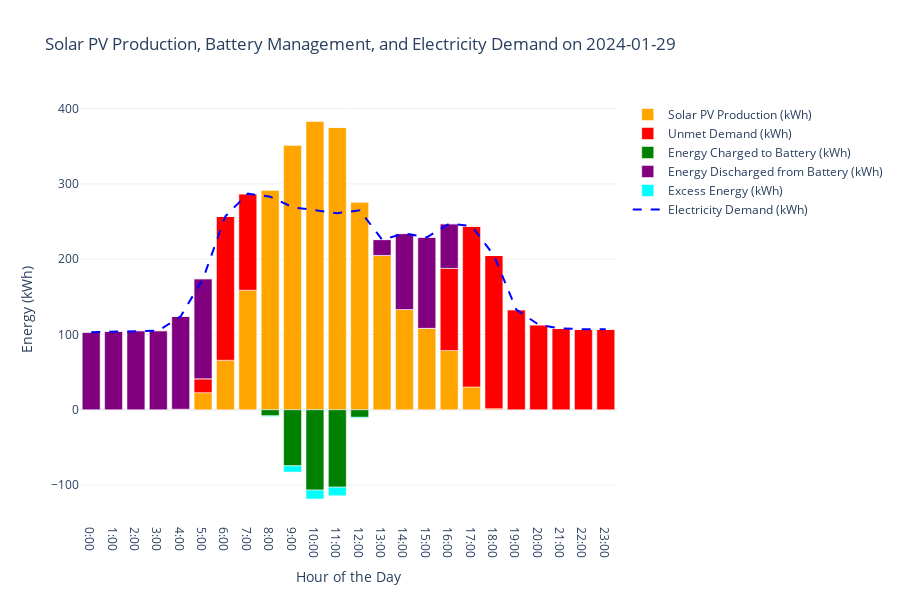

Notebook cell for this chart:
### Code cell
# main.ipynb
# ============================
# Solar + Wind Energy Consumption and Production Analysis for ENSE3 building
# ============================
#
# Author: Arbaz KHALID & Tshephang Komana
# Date: 2024-12-28
#
# Solar Energy Consumption and Production Analysis
# Enhanced to allow selecting a specific date within a chosen month.

## 1. Importing Modules and Setting Up Environment
import os
import sys
import plotly.graph_objects as go
import pandas as pd
import numpy as np
import ipywidgets as widgets
from IPython.display import display, clear_output
import solar_analysis_script as sas

# Reload the updated solar_analysis_script module in case of changes
import importlib
importlib.reload(sas)

## 2. Define File Paths and Date Ranges
# Define file paths
consumption_file = 'Ense3buildingconsumption.csv'
pv_file = 'Ense3buildingPV.csv'

# Define separate date ranges
consumption_start_date = '2023-09-25 00:00:00'
consumption_end_date = '2024-09-25 00:00:00'

# Specify the actual column names in your consumption CSV
consumption_time_col = 'Time'
consumption_value_col = 'Consumption (kWh)'

# Number of solar panels
num_panels = 100  # Example value; adjust as needed

## 3. Load and Merge Data
try:
    merged_data = sas.load_data(
        consumption_file, 
        pv_file, 
        consumption_start_date, 
        consumption_end_date,
        consumption_sep=';', 
        consumption_time_col=consumption_time_col, 
        consumption_value_col=consumption_value_col,
        pv_sep=','
    )
    print("Data successfully loaded and merged after cleaning.")
except Exception as e:
    print(f"An error occurred while loading data: {e}")

# Ensure index is a DatetimeIndex
merged_data.index = pd.to_datetime(merged_data.index)

## 4. Define System Parameters
panel_capacity = 0.610  # kW per panel (610 W)
battery_capacity_per_unit = 57  # Example: 57 kWh per battery
converter_efficiency = 0.9    # 90% converter efficiency
initial_soc = 50              # 50% initial state of charge on 25 September 2023
battery_soc_tracking = {pd.Timestamp('2023-09-25'): initial_soc}  # Track SOC for each day

## 5. Create Interactive Widgets

# Widgets
num_panels_slider = widgets.IntSlider(value=0, min=0, max=1500, step=10, description='Num Panels:', continuous_update=False)
num_batteries_slider = widgets.IntSlider(value=0, min=0, max=100, step=1, description='Num Batteries:', continuous_update=False)
month_dropdown = widgets.Dropdown(options=[(pd.to_datetime(month, format='%m').strftime('%B'), month) for month in range(1, 13)], value=1, description='Month:')
date_dropdown = widgets.Dropdown(options=[], value=None, description='Date:')
message_output = widgets.Output()
plot_output = widgets.Output()

# Arrange widgets in a layout
widgets_box = widgets.VBox([widgets.HBox([num_panels_slider, num_batteries_slider]), widgets.HBox([month_dropdown, date_dropdown]), message_output])
display(widgets_box, plot_output)

## 6. Populate Date Dropdown Based on Selected Month

def populate_date_dropdown(change):
    selected_month = change['new']
    dates_in_month = merged_data[merged_data.index.month == selected_month].index.normalize().unique()
    date_options = [date.strftime('%Y-%m-%d') for date in dates_in_month]
    
    with message_output:
        message_output.clear_output()
        if date_options:
            date_dropdown.options = date_options
            date_dropdown.value = date_options[0]
            print(f"Available dates in {pd.to_datetime(selected_month, format='%m').strftime('%B')}:")
            print(date_options)
        else:
            date_dropdown.options = []
            date_dropdown.value = None
            print(f"No data available for {pd.to_datetime(selected_month, format='%m').strftime('%B')}.")

month_dropdown.observe(populate_date_dropdown, names='value')
populate_date_dropdown({'new': month_dropdown.value})

## 7. Define Function to Update the Graph Based on User Inputs

def update_graph(num_panels, num_batteries, selected_date):
    with plot_output:
        plot_output.clear_output()  # Clear previous plot
        
        if not selected_date:
            with message_output:
                message_output.clear_output()
                print("[Error] No date selected. Please select a valid date.")
            return
        
        # Convert selected_date to Timestamp
        selected_date = pd.Timestamp(selected_date)
        
        # Filter data for the selected date
        try:
            daily_data = merged_data.loc[selected_date.strftime('%Y-%m-%d')]
        except KeyError:
            with message_output:
                message_output.clear_output()
                print(f"[Error] No data available for the selected date: {selected_date}")
            return

        if daily_data.empty:
            with message_output:
                message_output.clear_output()
                print(f"[Warning] No data available for the selected date: {selected_date}")
            return

        # Ensure daily_data is a DataFrame
        if isinstance(daily_data, pd.Series):
            daily_data = daily_data.to_frame().T

        # Calculate PV production for the selected date and number of panels
        daily_pv_production = daily_data['PV_Production_kWh'].values * num_panels * panel_capacity

        # Retrieve SOC from the previous day
        previous_day = selected_date - pd.Timedelta(days=1)
        battery_soc = battery_soc_tracking.get(previous_day, initial_soc if previous_day >= pd.Timestamp('2023-09-25') else 0)

        # Initialize battery parameters
        battery_capacity = battery_capacity_per_unit * num_batteries
        energy_discharged = []
        energy_charged = []
        unmet_demand = []
        excess_energy = []

        for hour in range(24):
            consumption = daily_data.iloc[hour]['Consumption_kWh'] if hour in daily_data.index.hour else 0
            pv_production = daily_pv_production[hour] if hour < len(daily_pv_production) else 0

            if pv_production >= consumption:
                excess = pv_production - consumption
                if num_batteries > 0 and battery_soc < 100:
                    charge = min(excess * converter_efficiency, (100 - battery_soc) / 100 * battery_capacity)
                    energy_charged.append(charge)
                    battery_soc += (charge / battery_capacity) * 100
                    excess_energy.append(-(excess - charge))
                else:
                    energy_charged.append(0)
                    excess_energy.append(-excess)

                energy_discharged.append(0)
                unmet_demand.append(0)
            else:
                deficit = consumption - pv_production
                if num_batteries > 0 and 20 < battery_soc:
                    discharge = min(deficit, (battery_soc - 20) / 100 * battery_capacity)
                    energy_discharged.append(discharge)
                    battery_soc -= (discharge / battery_capacity) * 100
                    unmet_demand.append(deficit - discharge)
                else:
                    energy_discharged.append(0)
                    unmet_demand.append(deficit)
                energy_charged.append(0)
                excess_energy.append(0)

        # Update SOC tracking for this date
        battery_soc_tracking[selected_date] = battery_soc

        # Plot Solar PV Production, Unmet Demand, Energy Charged, Energy Discharged, and Electricity Demand
        fig = go.Figure()
        fig.add_trace(go.Bar(x=np.arange(24), y=daily_pv_production, name='Solar PV Production (kWh)', marker_color='orange'))
        fig.add_trace(go.Bar(x=np.arange(24), y=unmet_demand, name='Unmet Demand (kWh)', marker_color='red'))
        if num_batteries > 0:
            fig.add_trace(go.Bar(x=np.arange(24), y=[-val for val in energy_charged], name='Energy Charged to Battery (kWh)', marker_color='green'))
            fig.add_trace(go.Bar(x=np.arange(24), y=energy_discharged, name='Energy Discharged from Battery (kWh)', marker_color='purple'))
        fig.add_trace(go.Bar(x=np.arange(24), y=excess_energy, name='Excess Energy (kWh)', marker_color='cyan'))
        fig.add_trace(go.Scatter(x=np.arange(24), y=daily_data['Consumption_kWh'], mode='lines', name='Electricity Demand (kWh)', line=dict(color='blue', dash='dash')))

        fig.update_layout(
            title=f'Solar PV Production, Battery Management, and Electricity Demand on {selected_date.strftime("%Y-%m-%d")}',
            xaxis_title='Hour of the Day',
            yaxis_title='Energy (kWh)',
            xaxis=dict(tickvals=list(range(0, 24)), ticktext=[f'{h}:00' for h in range(0, 24)]),
            template='plotly_white',
            barmode='relative',
            height=600
        )

        fig.show()

out = widgets.interactive_output(
    update_graph,
    {'num_panels': num_panels_slider, 'num_batteries': num_batteries_slider, 'selected_date': date_dropdown}
)

display(out)

### Figure 1 — Plotly figure (JSON) as saved in the notebook; plotly's stock layout.template omitted (floating-point values rounded to 4 significant figures)
{"data": [{"marker": {"color": "orange"}, "name": "Solar PV Production (kWh)", "type": "bar", "x": [0, 1, 2, 3, 4, 5, 6, 7, 8, 9, 10, 11, 12, 13, 14, 15, 16, 17, 18, 19, 20, 21, 22, 23], "y": [0.0, 0.0, 0.0, 0.0, 0.7564, 22.69, 65.81, 158.8, 292.0, 351.7, 383.5, 375.2, 276.1, 205.0, 133.1, 108.2, 78.67, 30.26, 1.513, 0.0, 0.0, 0.0, 0.0, 0.0]}, {"marker": {"color": "red"}, "name": "Unmet Demand (kWh)", "type": "bar", "x": [0, 1, 2, 3, 4, 5, 6, 7, 8, 9, 10, 11, 12, 13, 14, 15, 16, 17, 18, 19, 20, 21, 22, 23], "y": [0, 0, 0, 0, 0, 18.49, 191.2, 128.2, 0, 0, 0, 0, 0, 0, 0, 0, 109.2, 213.7, 203.5, 133, 113, 108, 107, 107]}, {"marker": {"color": "green"}, "name": "Energy Charged to Battery (kWh)", "type": "bar", "x": [0, 1, 2, 3, 4, 5, 6, 7, 8, 9, 10, 11, 12, 13, 14, 15, 16, 17, 18, 19, 20, 21, 22, 23], "y": [0, 0, 0, 0, 0, 0, 0, 0, -8.073, -74.45, -106.6, -102.8, -9.977, 0, 0, 0, 0, 0, 0, 0, 0, 0, 0, 0]}, {"marker": {"color": "purple"}, "name": "Energy Discharged from Battery (kWh)", "type": "bar", "x": [0, 1, 2, 3, 4, 5, 6, 7, 8, 9, 10, 11, 12, 13, 14, 15, 16, 17, 18, 19, 20, 21, 22, 23], "y": [103, 104, 105, 105, 123.2, 132.8, 0, 0, 0, 0, 0, 0, 0, 21.02, 100.9, 120.8, 59.18, 0, 0, 0, 0, 0, 0, 0]}, {"marker": {"color": "cyan"}, "name": "Excess Energy (kWh)", "type": "bar", "x": [0, 1, 2, 3, 4, 5, 6, 7, 8, 9, 10, 11, 12, 13, 14, 15, 16, 17, 18, 19, 20, 21, 22, 23], "y": [0, 0, 0, 0, 0, 0, 0, 0, -0.897, -8.273, -11.85, -11.42, -1.109, 0, 0, 0, 0, 0, 0, 0, 0, 0, 0, 0]}, {"line": {"color": "blue", "dash": "dash"}, "mode": "lines", "name": "Electricity Demand (kWh)", "type": "scatter", "x": [0, 1, 2, 3, 4, 5, 6, 7, 8, 9, 10, 11, 12, 13, 14, 15, 16, 17, 18, 19, 20, 21, 22, 23], "y": [103.0, 104.0, 105.0, 105.0, 124.0, 174.0, 257.0, 287.0, 283.0, 269.0, 265.0, 261.0, 265.0, 226.0, 234.0, 229.0, 247.0, 244.0, 205.0, 133.0, 113.0, 108.0, 107.0, 107.0]}], "layout": {"barmode": "relative", "height": 600, "title": {"text": "Solar PV Production, Battery Management, and Electricity Demand on 2024-01-29"}, "xaxis": {"ticktext": ["0:00", "1:00", "2:00", "3:00", "4:00", "5:00", "6:00", "7:00", "8:00", "9:00", "10:00", "11:00", "12:00", "13:00", "14:00", "15:00", "16:00", "17:00", "18:00", "19:00", "20:00", "21:00", "22:00", "23:00"], "tickvals": [0, 1, 2, 3, 4, 5, 6, 7, 8, 9, 10, 11, 12, 13, 14, 15, 16, 17, 18, 19, 20, 21, 22, 23], "title": {"text": "Hour of the Day"}}, "yaxis": {"title": {"text": "Energy (kWh)"}}}}
